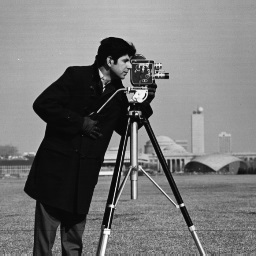
#> input picture HandsOn/FourierTransform/Ima1.jpg, 256 x 256 px, found by its file name
$ jupyter execute --allow-errors FourierTransform.ipynb
#> lines starting #> are read from the running program, lines starting #| are printed output that depends on the picture
<a href="https://colab.research.google.com/github/GreenOrange44/AIR/blob/main/FourierTansform/FourierTransform.ipynb" target="_parent"></a>

[cell 1]
from numpy import poly1d
p = poly1d([3,2,1])
print(p)
print(p*p)

print(p.deriv())

[cell 2]
#Fast Fourier Transform

from scipy.fftpack import fft, ifft
import numpy as np

x = np.array([1.0, 1.0, 1.0, 1.0])

y = fft(x)
print(y)

x2 = ifft(y)
print (x2)


print(np.linspace(0, 2, 4))

[cell 3]
import numpy as np
from scipy import signal
import matplotlib.pyplot as plt

t = np.linspace(0, 2, 1000)

frequency = 2
amplitude = 1
signal_wave =amplitude * np.cos(2* np.pi * frequency* t)

plt.plot(t, signal_wave)
plt.xlabel('time')
plt.ylabel('amplitude')
#plt.show()
#> figure, not shown here; curve peaks at x = 0, y = 1

[cell 4]
import numpy as np
from scipy import signal
import matplotlib.pyplot as plt

t = np.linspace(0, 1, 1000)

frequency1 = 100
frequency2 = 250
amplitude = 1
signal_wave =np.sin(2* np.pi * frequency1* t) + np.sin(2* np.pi * frequency2* t)

plt.plot(t, signal_wave)
plt.xlabel('time')
plt.ylabel('amplitude')
plt.show()
#> figure, not shown here; curve peaks at x = 0.933, y = 1.96

fft = np.fft.fft(signal_wave)
frequencies = np.fft.fftfreq(len(signal_wave), t[1] - t[0])

plt.plot(frequencies, abs(fft))

[cell 5]
import numpy as np
from scipy import signal
import matplotlib.pyplot as plt


# Generate a signal with noise
t = np.linspace(0, 1, 1000)
signal_wave = np.sin(2 * np.pi * 10 * t) + np.random.normal(0, 0.5, len(t))


# Define the window for the moving average filter
window = signal.windows.hann(50)


# Apply the moving average filter
filtered_signal = signal.convolve(signal_wave, window, mode='same') / sum(window)


# Plot the original and filtered signals
plt.plot(t, signal_wave, label='Original Signal')
plt.plot(t, filtered_signal, label='Filtered Signal')
plt.xlabel('Time')
plt.ylabel('Amplitude')
plt.title('Moving Average Filter')
plt.legend()
plt.show()
#> figure, not shown here; curve peaks at x = 0.926, y = 2.17; curve peaks at x = 0.123, y = 0.997

[cell 6]
import numpy as np


def calculate_correlation(vector1, vector2):
    if len(vector1) != len(vector2):
        raise ValueError("Vectors must have the same length.")


    n = len(vector1)


    # Calculate the means
    mean1 = np.mean(vector1)
    mean2 = np.mean(vector2)


    # Calculate the standard deviations
    std1 = np.std(vector1)
    std2 = np.std(vector2)


    # Calculate the covariance
    covariance = np.sum((vector1 - mean1) * (vector2 - mean2)) / n


    # Calculate the correlation coefficient
    correlation = covariance / (std1 * std2)


    return correlation


# Example usage
vector1 = [1,2,3,4,5]
vector2 = [8,234,30,14,-75]


correlation = calculate_correlation(vector1, vector2)
print("Correlation coefficient:", correlation)

[cell 7]
import matplotlib.pyplot as plt
x = [100, 200, 300, 400]
y = [200, 300, 500, 400]

#line plot
plt.plot(x, y)
plt.show()
#scatter plot
plt.scatter(x, y)
plt.show()

[cell 8]
plt.plot([1,2,3,4],[1,4,9,16])
plt.axis([0, 6, 0, 20])
plt.show()

[cell 9]
 # data to display on plots
x = [1,2,3]
y = [1,2,4]
# This will plot a simple line chart
# with elements of x as x axis and y
# as y axis
plt.plot(x, y)
plt.title("Line Chart")
# Adding the legends
plt.legend(["Pressure vs Temp."])
plt.show()

[cell 10]
# data to display on plots
x = [1,2,3,4,5,6,7]
y = [3,2,1,14,5,16,7]
# This will plot a simple bar chart
plt.bar(x, y)
# Title to the plot
plt.title("Bar Chart")
# Adding the legends
plt.legend(["bar"])
plt.show()
#> figure, not shown here; tallest bar 16 high, from x = 5.6 to 6.4

[cell 11]
import matplotlib.pyplot as plt


# Your data
x = [1, 2, 3, 1, 2, 3, 1, 2, 1,1,4,4,4,4,4,5,5,6,6,6,6,6,6,6,1,2]


# Specifying bin edges
bin_edges = [0.5, 1.5, 2.5, 3.5,4.5,5.5,6.5]  # These edges create bins: (0.5, 1.5], (1.5, 2.5], (2.5, 3.5]


# Plotting the histogram
plt.hist(x, bins=bin_edges, alpha=0.7, color='blue')
plt.title('Histogram of X with Specified Bin Edges')
plt.xlabel('Values')
plt.ylabel('Frequency')
plt.show()
#> figure, not shown here; tallest bar 7 high, from x = 5.5 to 6.5

[cell 12]
x=[25,65,40,75,25,65,75,75,75,40,25]
bin = [20,30,40,50,60,70,80,90]
plt.hist(x, bins = bin, alpha = 0.7)
#> figure, not shown here; tallest bar 4 high, from x = 70 to 80

[cell 13]
import matplotlib.pyplot as plt


# Your data
x = [25, 65, 40, 75, 25, 65, 75, 75, 75, 40, 25]


# Specifying bin edges
bin_edges = [20, 30, 50, 70, 80]  # Adjusted to better fit the data range


# Plotting the histogram
plt.hist(x, bins=bin_edges, alpha=0.7, color='blue')
plt.title('Histogram of X with Specified Bin Edges')
plt.xlabel('Values')
plt.ylabel('Frequency')
plt.show()
#> figure, not shown here; tallest bar 4 high, from x = 70 to 80

[cell 14]
np.random.seed(0)
x= np.random.randn(100)
y = np.random.randn(100)
colors = np.random.rand(100)


plt.scatter(x, y, c=colors, cmap='viridis')  # 'c' specifies the color of each data point
plt.colorbar()  # Add a colorbar for reference


# Set labels and title
plt.xlabel('X-axis')  # Set the x-axis label
plt.ylabel('Y-axis')  # Set the y-axis label
plt.title('Scatter Plot of Random Data')  # Set the title of the scatter plot


# Show the scatter plot
plt.show()

[cell 15]
np.random.seed(0)

x = [3, 1, 5, 12, 2, 6, 4]
y = [3, 2, 1, 4, 5, 6, 7]
colors = np.random.rand(7)  # Generate random colors for each data point


# Create a scatter plot
plt.scatter(x, y, c=colors, cmap='viridis')  # 'c' specifies the color of each data point
plt.colorbar()  # Add a colorbar for reference


# Set labels and title
plt.xlabel('X-axis')  # Set the x-axis label
plt.ylabel('Y-axis')  # Set the y-axis label
plt.title('Scatter Plot of Random Data')  # Set the title of the scatter plot


# Show the scatter plot
plt.show()

[cell 16]
import matplotlib.pyplot as plt


# Define the data
labels = ['Apples', 'Bananas', 'Oranges', 'Grapes']  # Categories/labels for each slice of the pie chart
sizes = [35, 30, 20, 15]  # Sizes/values for each slice of the pie chart
colors = ['red', 'yellow', 'orange', 'green']  # Colors for each slice of the pie chart


# Create a pie chart
plt.pie(sizes, labels=labels, colors=colors, autopct='%1.1f%%', startangle=90)


# Set title
plt.title('Pie Chart of Fruit Distribution')


# Show the pie chart
plt.show()

[cell 17]
import matplotlib.pyplot as plt


# Define the data
labels = ['Frogs', 'Snakes']  # Categories/labels for each slice of the pie chart
sizes = [50, 40]  # Sizes/values for each slice of the pie chart
colors = ['red', 'yellow']  # Colors for each slice of the pie chart


# Create a pie chart
plt.pie(sizes, labels=labels, colors=colors, autopct='%1.1f%%', startangle=90)


# Set title
plt.title('Pie Chart of Fruit Distribution')

[cell 18]
import matplotlib.pyplot as plt
import numpy as np


n_points = 100
x = np.linspace(-5, 5, n_points)
y = np.linspace(-5, 5, n_points)
X, Y = np.meshgrid(x, y)
Z = np.sin(np.sqrt(X**2 - Y**2)) #note it's capital X(mesh itself) not small x


# Create a 3D plot
fig = plt.figure()
ax = fig.add_subplot(111, projection='3d')
ax.plot_surface(X, Y, Z, cmap='viridis')


# Set labels and title
ax.set_xlabel('X-axis')
ax.set_ylabel('Y-axis')
ax.set_zlabel('Z-axis')
ax.set_title('3D Plot of Function')


# Show the 3D plot
plt.show()
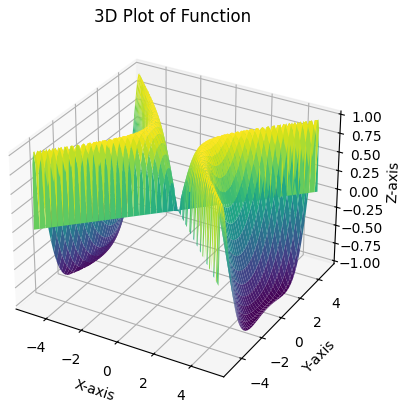
#> figure drawn by matplotlib, 1 panel

[cell 19]
import numpy as np


#my_sin = np.sin(var_on_x)
#print(my_sin)

var_on_x = np.linspace(-np.pi, np.pi, 1000, endpoint=True) # data on x axis


my_cos = np.cos(var_on_x)# data on y axis
my_sin = np.sin(var_on_x)
plt.plot(var_on_x, my_sin)
var_on_y_cos= np.cos(var_on_x)
plt.plot(var_on_x, var_on_y_cos)


plt.show()
#> figure, not shown here; curve peaks at x = 1.57, y = 1; curve peaks at x = -0.00314, y = 1

[cell 20]
import numpy as np
import matplotlib.pyplot as plt


# Create a figure of size 15x12 inches, 1500 dots per inch
plt.figure(figsize=(6, 6), dpi=1500)


var_on_x = np.linspace(-np.pi, np.pi, 256, endpoint=True)


my_cos = np.cos(var_on_x)
var_on_y_sin= np.sin(var_on_x)


plt.plot(var_on_x, my_cos)
plt.plot(var_on_x, var_on_y_sin)


plt.show()
#> figure, not shown here; curve peaks at x = -0.0123, y = 1; curve peaks at x = 1.56, y = 1

[cell 21]
import numpy as np
import matplotlib.pyplot as plt


plt.figure(figsize=(5, 5), dpi=150)
var_on_x = np.linspace(-np.pi, np.pi, 256, endpoint=True)


my_cos = np.cos(var_on_x)
var_on_y_sin= np.sin(var_on_x)


plt.plot(var_on_x, my_cos, color="magenta", linewidth=1.0, linestyle="--")
plt.plot(var_on_x, var_on_y_sin, color="yellow", linewidth=2.0, linestyle="-.")


# Set x limits
#plt.xlim(-5, 5)
# Set y limits
#plt.ylim(-1.5, 1.5)


plt.show()
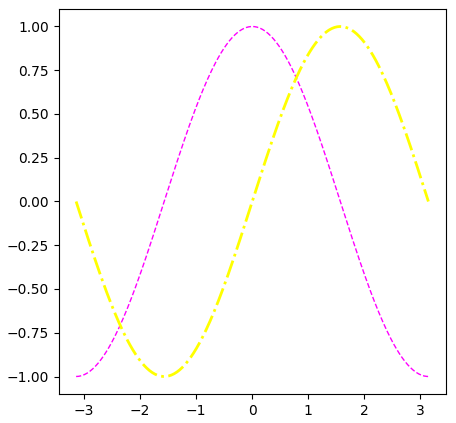
#> figure drawn by matplotlib, 1 panel; curve peaks at x = -0.0123, y = 1; curve peaks at x = 1.56, y = 1

[cell 22]
x = np.linspace(1,10,1000)
y = x*x*x

plt.plot(x, y)
plt.show()
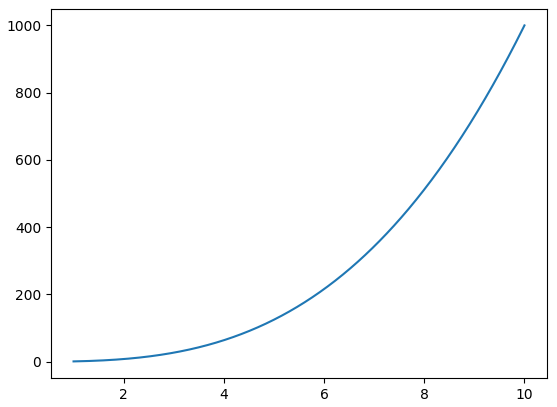
#> figure drawn by matplotlib, 1 panel; curve peaks at x = 10, y = 1000

[cell 23]
import numpy as np
x_data = np.linspace(0, 10, 11)
y_data = x_data ** 3


# subplot commands
# Syntax: plt.subplot(num_rows, num_cols, plot_seq)
plt.subplot(1,2,1)
plt.plot(x_data, y_data, 'y--') # More on color options later


plt.subplot(1,2,2)
plt.plot(y_data, x_data, 'm*-');
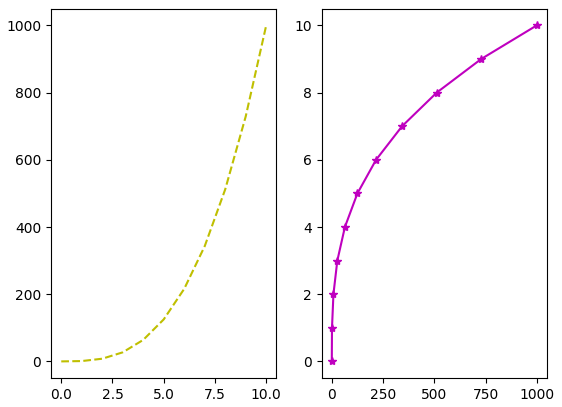
#> figure drawn by matplotlib, 2 panels; panel 1: curve peaks at x = 10, y = 1000; panel 2: curve peaks at x = 1000, y = 10

[cell 24]
import numpy as np
x_data = np.linspace(0, 10, 11)
y_data = x_data ** 3


# subplot commands
# Syntax: plt.subplot(num_rows, num_cols, plot_seq)
plt.subplot(2,1,1)
plt.plot(x_data, y_data, 'y--') # More on color options later


plt.subplot(2,1,2)
plt.plot(y_data, x_data, 'm*-');
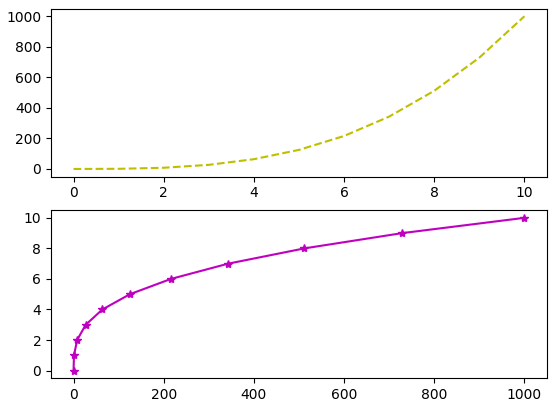
#> figure drawn by matplotlib, 2 panels; panel 1: curve peaks at x = 10, y = 1000; panel 2: curve peaks at x = 1000, y = 10

[cell 25]
import cv2
import matplotlib.pyplot as plt


# Load the image using OpenCV
image = cv2.imread('Ima1.jpg', cv2.IMREAD_GRAYSCALE)  # Replace 'path_to_image' with the actual path to the image file
#> image is the input picture: shape (256, 256); min 2, max 255, mean 118.7


# Perform histogram equalization using OpenCV
equalized_image = cv2.equalizeHist(image)
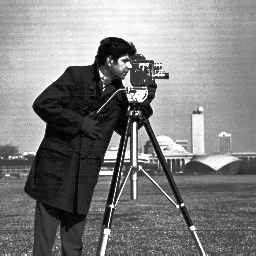
#> equalized_image: shape (256, 256); min 0, max 255, mean 128.8


# Display the original and equalized images using Matplotlib
fig, axes = plt.subplots(1, 2, figsize=(10, 5))
axes[0].imshow(image, cmap='gray')
axes[0].set_title('Original Image')
axes[1].imshow(equalized_image, cmap='gray')
axes[1].set_title('Equalized Image')
plt.show()

[cell 26]
import pandas as pd
pd.__version__

[cell 27]
score={"ABC":91, "PQR":30,"Elon":86,"Tom":65,"Tim":93,"XYZ":11, "def":30,"ghi":56,"jkl":45,"mno":33} #dictionary
marks=pd.Series(score) # Convert to Series
marks

[cell 28]
marks[marks >= 75]

[cell 29]
marks[marks < 35] = 35
marks

[cell 30]
score={"Jane":91, "Bill":80,"Elon":86,"Tom":65,"Tim":93} #dictionary
names=pd.Series(score) # Convert to Series
names


'Tom' in names

n2=names/10
n2

n3 = names**2
n3

[cell 31]
names.isnull()

[cell 32]
import pandas as pd

df=pd.read_csv("Sale_Stat.csv")
#> (reads HandsOn/FourierTransform/Sale_Stat.csv from the repository)

df.head()

df

[cell 33]
df.head()

df.tail()

[cell 34]
df.dtypes

df.describe()#statistical summary

df.Season.describe()

df.Season.value_counts()

[cell 35]
df.Season.value_counts(normalize=True)

df.Season.unique()

df.Season.nunique()

[cell 36]
pd.crosstab(df.Season, df.Sale_val)

[cell 37]
df.F1.plot(kind = 'hist')
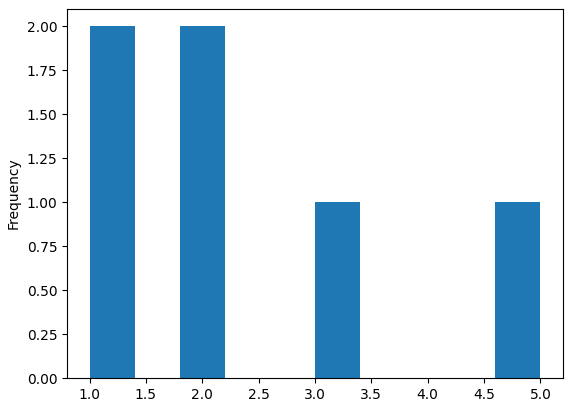
#> figure drawn by matplotlib, 1 panel

[cell 38]
df.F1.value_counts().plot(kind = 'bar')
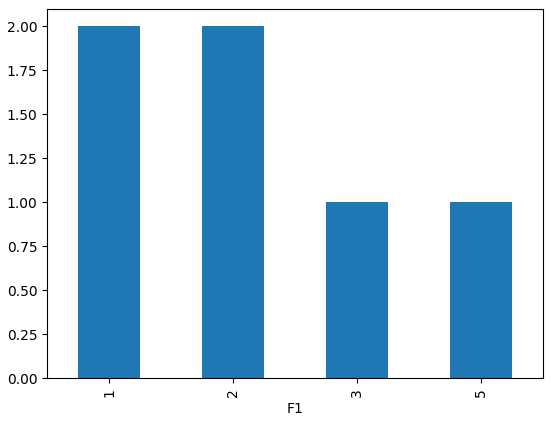
#> figure drawn by matplotlib, 1 panel

#> (a cell that did not finish here is left out)

[cell 40]
import pandas as pd
import matplotlib.pyplot as plt


# Create a Series
series = pd.Series([1, 3, 5, 2, 4, 6, 8, 7, 9])


# Line plot
series.plot()
plt.show()
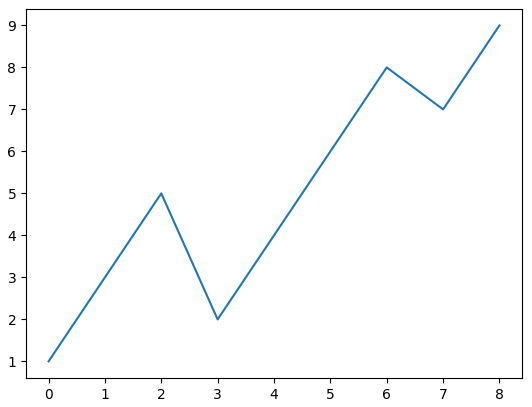
#> figure drawn by matplotlib, 1 panel


# Bar plot
series.plot(kind='bar')
plt.show()
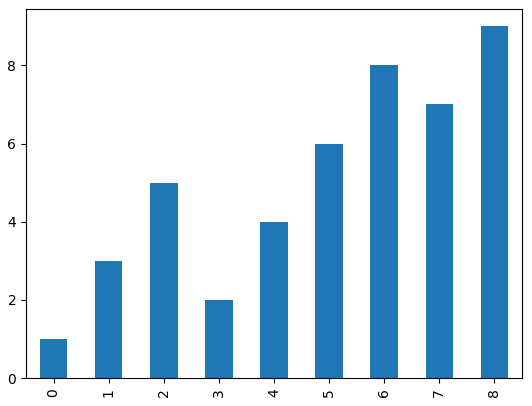
#> figure drawn by matplotlib, 1 panel; tallest bar 9 high, from x = 7.75 to 8.25
